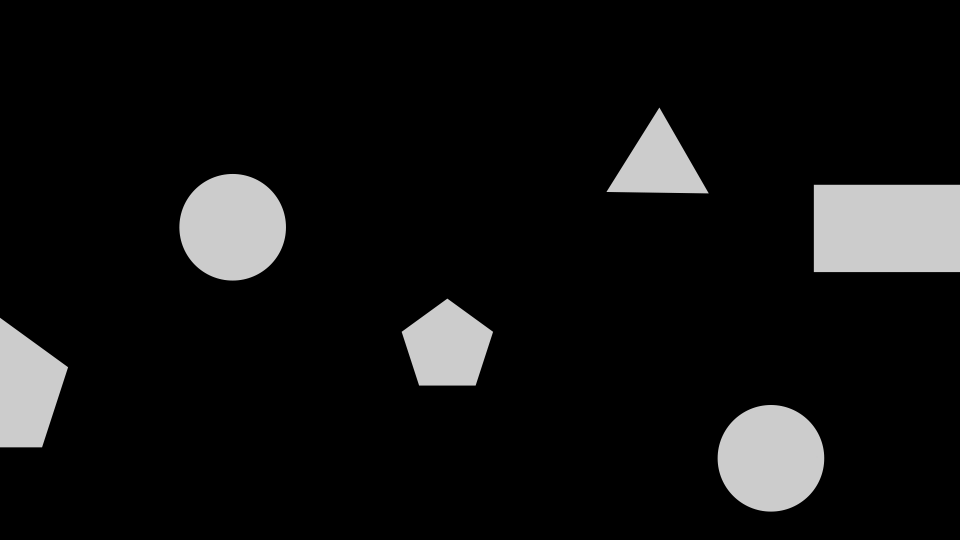
#> input picture frame 90 of test_data/Comp 1.mp4, 1920 x 1080 px (shown at 1/2 size)
$ python shape_detection_video.py
#> lines starting #> are read from the running program, lines starting #| are printed output that depends on the picture; after the words box and inside, x2 and y2 are one past the last pixel; in counts of white or black regions, pixels touching at a corner belong together
#!/usr/bin/env python3
# -*- coding: utf-8 -*-
"""
Computer Vision Project:
    Shape Detection : Video

Created on Sat Apr 22 2023

@author: Jiraorj Thanudchaipuen
"""

import cv2   as cv
import numpy as np

# Define the width and height of the frame
frameWidth  = 640
frameHeight = 480

# Access the default camera (camera 0)
cap = cv.VideoCapture(r"C:\Users\Pennywise\Documents\GitHub\shape-detection\\test_data\Comp 1.mp4")

# Set the frame height and width
cap.set(3, frameHeight)
cap.set(4, frameWidth)


# Empty Function
def empty(x):
    pass


# Detect Shape Function
def getShape(cnt):
    shape = "Unknown"

    # Find number of edges in polygon
    peri   = cv.arcLength(cnt, True)
    approx = cv.approxPolyDP(cnt, 0.04 * peri, True)
    edges  = len(approx)

    if edges == 3:
        shape = "Triangle"
    elif edges == 4:
        # Check if it's a square or rectangle
        x, y, w, h = cv.boundingRect(cnt)
        if abs(w - h) <= 10:
            shape = "Square"
        else:
            shape = "Rectangle"
    elif edges == 5:
        shape  = "Pentagon"
    elif edges == 6:
        shape  = "Hexagon"
    else:
        shape = "Circle"

    return shape


cv.namedWindow("Shape Detection")

cv.createTrackbar("Threshold1", "Shape Detection", 100,  255,   empty)
cv.createTrackbar("Threshold2", "Shape Detection", 200,  255,   empty)
cv.createTrackbar("Area",       "Shape Detection", 2000, 20000, empty)

# Draw Contour Function
def getContours(imgDil, imgContour):
    # Find contours using RETR_EXTERNAL mode and CHAIN_APPROX_SIMPLE method
    contours, _ = cv.findContours(imgDil,
                                  cv.RETR_EXTERNAL,
                                  cv.CHAIN_APPROX_SIMPLE)

    # Loop through all the contours found in the image
    for cnt in contours:
        # Get minimum area from slider
        areaMin = cv.getTrackbarPos("Area", "Shape Detection")
        # Get the area of the contour
        area = cv.contourArea(cnt)

        if area > areaMin:
            # Draw contour
            cv.drawContours(imgContour, cnt, -1, (255, 0, 0), 3)

            # Get shape
            shape = getShape(cnt)
            x, y, w, h = cv.boundingRect(cnt)

            # Draw shapes and name
            cv.rectangle(imgContour,
                         (x, y), (x + w, y + h),
                         (0, 255, 0), 3)
            cv.putText(imgContour, shape,
                       (x + w + 20, y + 45),
                       cv.FONT_HERSHEY_SIMPLEX,
                       0.7, (0, 0, 255), 0)


# Main Loop
while cap.isOpened():
    # Capture frame
    _, img     = cap.read()
#> img is the input picture: shape (1080, 1920, 3); min 0, max 207, mean 18.3
    img        = cv.resize(img, (890, 500))
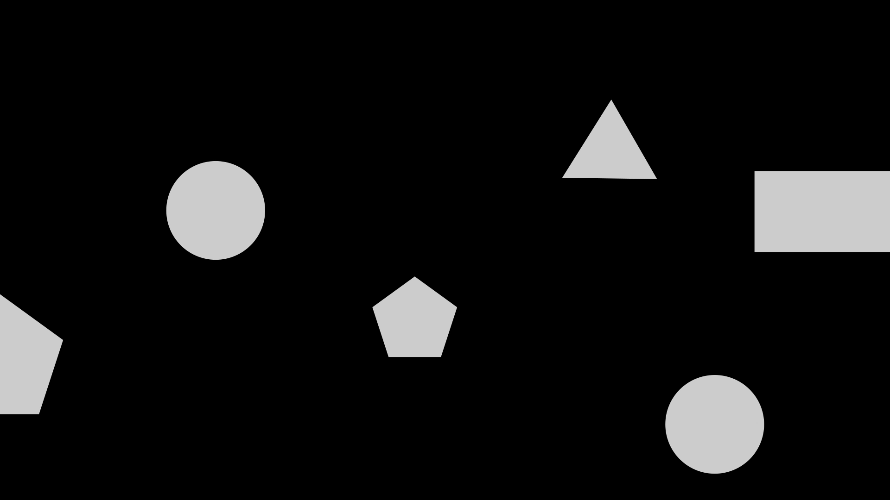
#> img: shape (500, 890, 3); min 0, max 207, mean 18.3
    imgContour = img.copy()

    # Post Processing
    imgBlur = cv.GaussianBlur(img, (7, 7), 1)
    imgGray = cv.cvtColor(imgBlur, cv.COLOR_BGR2GRAY)

    # Get threshold parameters
    t1 = cv.getTrackbarPos("Threshold1", "Shape Detection")
    t2 = cv.getTrackbarPos("Threshold2", "Shape Detection")

    imgCanny = cv.Canny(imgGray, t1, t2)
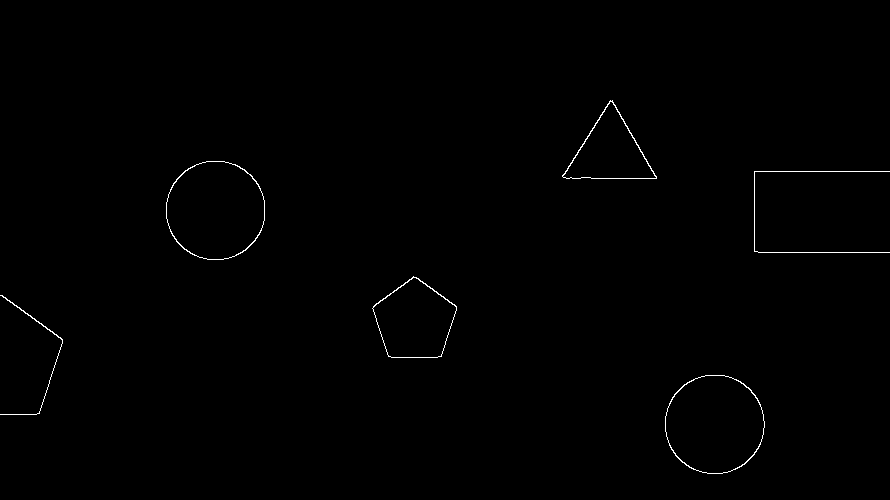
#> imgCanny: shape (500, 890); 0.43% white in thin lines or dots, all inside (x1, y1, x2, y2) = (0, 100, 890, 474)

    # Dilating the binary edge-detected image
    kernel = np.ones((5, 5))
    imgDil = cv.dilate(imgCanny, kernel, iterations = 1)
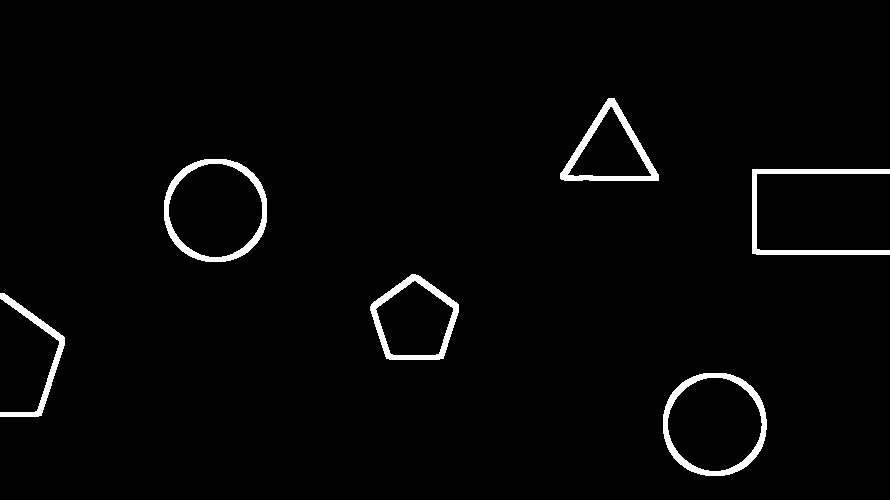
#> imgDil: shape (500, 890); 2.3% white; 6 white regions
    getContours(imgDil, imgContour)
#> in getContours, `contours, _ = cv.findContours(imgDil, cv.RETR_EXTERNAL, cv.CHAIN_APPRO..`: contours = 6 contours; box (x1, y1, x2, y2) and area: (663, 373, 767, 476) 8500, (164, 159, 267, 262) 8488, (370, 274, 459, 360) 5440, (560, 98, 659, 181) 4494, (752, 169, 890, 255) 1405, (0, 293, 65, 417) 1016
#> in getContours, `area = cv.contourArea(cnt)`: area = 8499.5
#> in getShape, `peri   = cv.arcLength(cnt, True)`: peri = 343.8
#> in getShape, `approx = cv.approxPolyDP(cnt, 0.04 * peri, True)`: approx = [[699, 374], [670, 395], [664, 438], [687, 469], [729, 474], [760, 450], [764, 408], [742, 379]]
#> in getShape, `edges  = len(approx)`: edges = 8
#> in getContours, `shape = getShape(cnt)`: shape = 'Circle'
#> in getContours, `x, y, w, h = cv.boundingRect(cnt)`: x = 663; y = 373; w = 104; h = 103
#> in getContours, `cv.rectangle(imgContour, (x, y), (x + w, y + h), (0, 255, 0), 3)`:
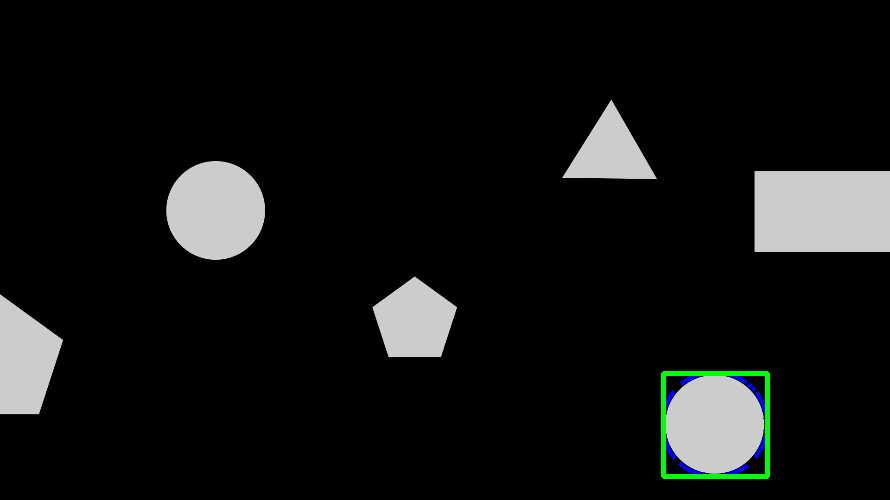
#> imgContour: shape (500, 890, 3); mean B, G, R 18.7, 19.5, 18.3
#> in getContours, `cv.putText(imgContour, shape, (x + w + 20, y + 45), cv.FONT_HERSHEY_SI..`: imgContour: shape (500, 890, 3); 0.03% of pixels changed, all inside (x1, y1, x2, y2) = (789, 403, 846, 419)

    # Output Result

    imgCanny = cv.cvtColor(imgCanny, cv.COLOR_GRAY2RGB)
    imgstack = np.vstack([img, imgCanny])
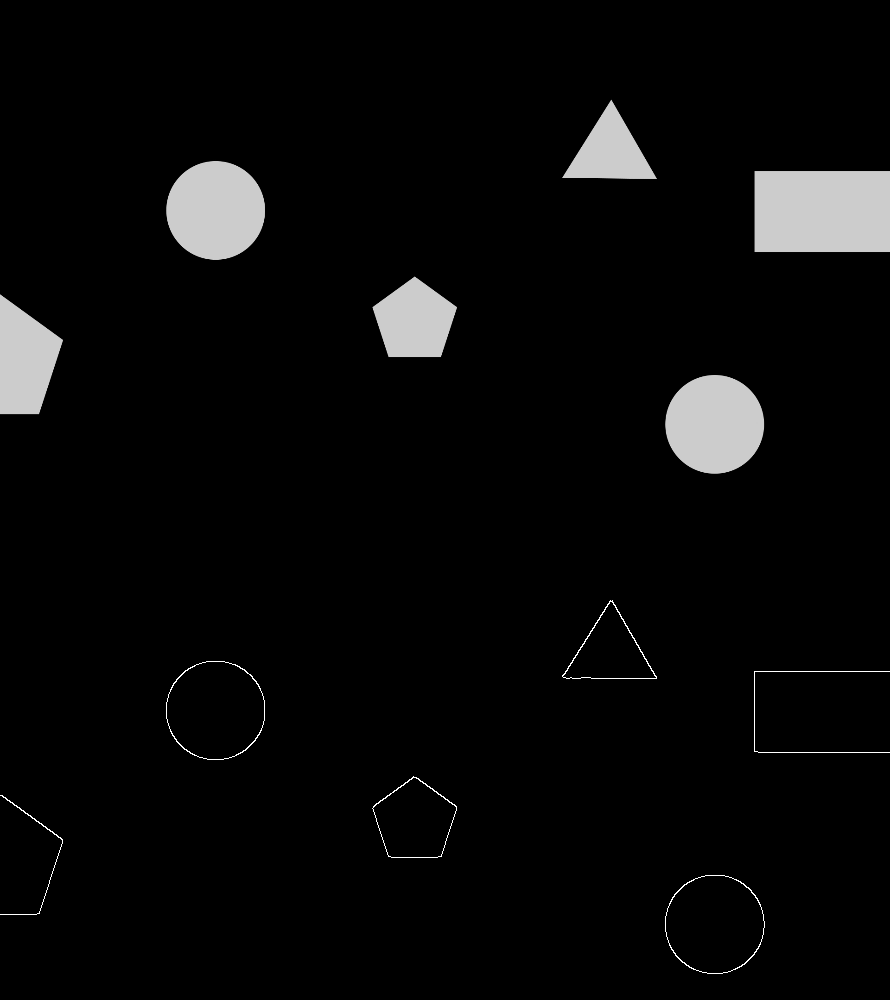
#> imgstack: shape (1000, 890, 3); min 0, max 255, mean 9.7
    cv.imshow("Shape Detection", imgContour)
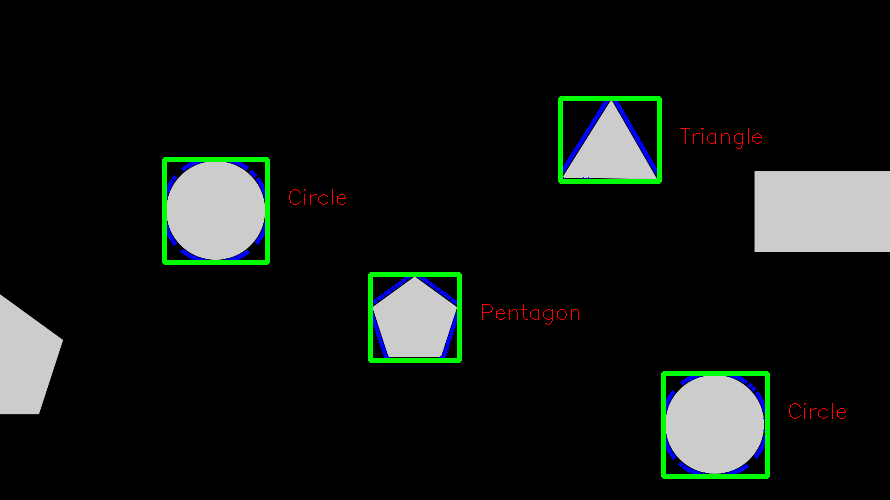
#> window 'Shape Detection': shape (500, 890, 3); mean B, G, R 19.9, 22.7, 18.7

    # Wait for use to press 'q'
    if cv.waitKey(1) & 0xFF == ord('q'):
#> (key q is pressed here)
        break

cap.release()
cv.destroyAllWindows()

$ run again, starting later in the video
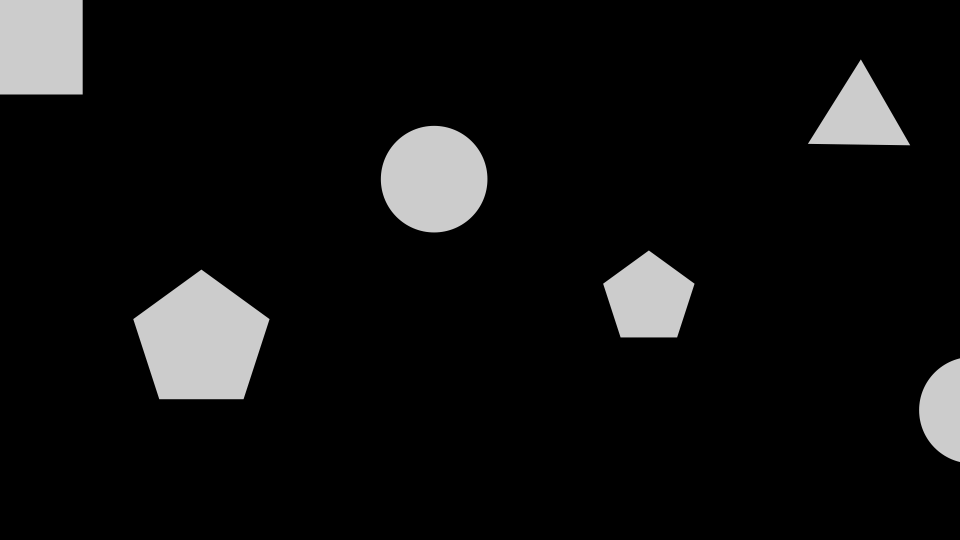
#> input picture frame 405 of test_data/Comp 1.mp4, 1920 x 1080 px (shown at 1/2 size)
#> img is the input picture: shape (1080, 1920, 3); min 0, max 207, mean 16.5
#> img: shape (500, 890, 3)
#> `imgCanny = cv.Canny(imgGray, t1, t2)`:
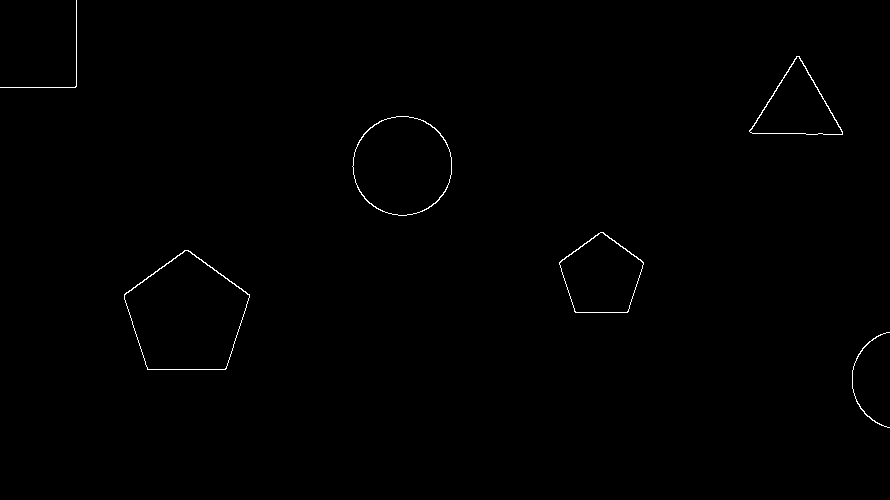
#> imgCanny: shape (500, 890); 0.4% white in thin lines or dots, all inside (x1, y1, x2, y2) = (0, 0, 890, 428)
#> imgDil: shape (500, 890); 2.1% white; 6 white regions
#> contours = 6 contours; box (x1, y1, x2, y2) and area: (122, 248, 252, 372) 11506, (350, 114, 454, 218) 8507, (557, 230, 646, 315) 5421, (747, 54, 845, 137) 4484, (850, 330, 890, 430) 716, (0, 0, 79, 90) 654
#> area = 716
#> `cv.imshow("Shape Detection", imgContour)`:
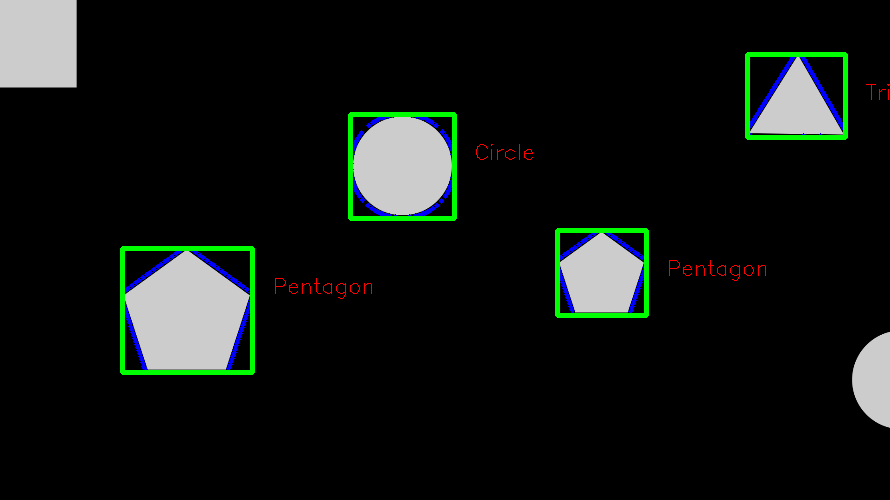
#> window 'Shape Detection': shape (500, 890, 3); mean B, G, R 18.3, 21.1, 16.9

$ run again, starting later in the video
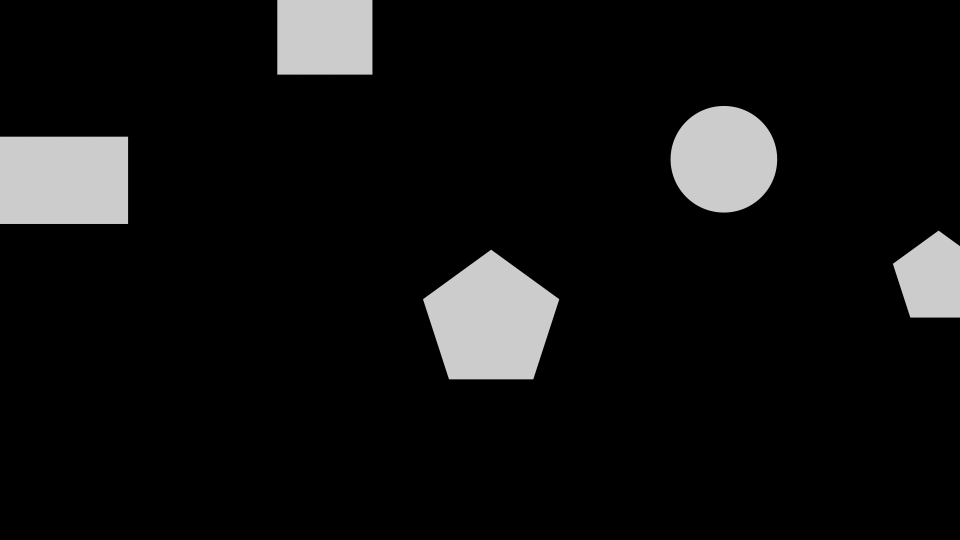
#> input picture frame 720 of test_data/Comp 1.mp4, 1920 x 1080 px (shown at 1/2 size)
#> img is the input picture: shape (1080, 1920, 3); min 0, max 207, mean 17.3
#> img: shape (500, 890, 3)
#> `imgCanny = cv.Canny(imgGray, t1, t2)`:
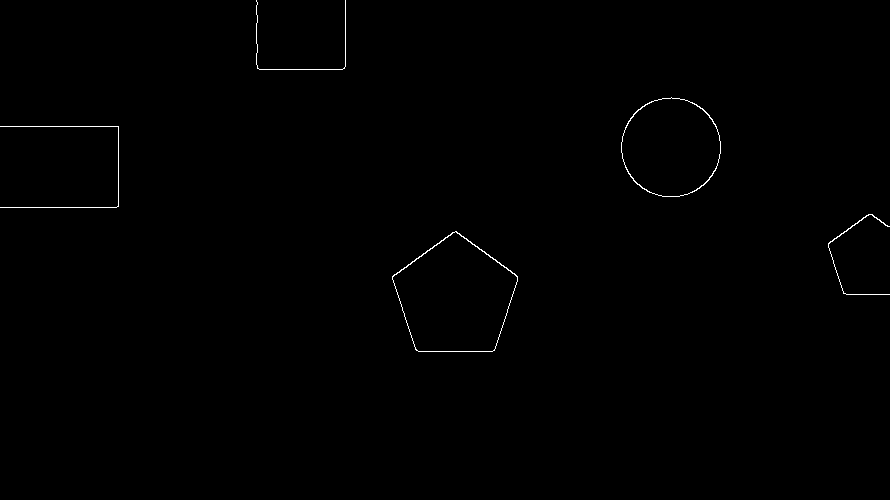
#> imgCanny: shape (500, 890); 0.35% white in thin lines or dots, all inside (x1, y1, x2, y2) = (0, 0, 890, 352)
#> imgDil: shape (500, 890); 1.8% white; 5 white regions
#> contours = 5 contours; box (x1, y1, x2, y2) and area: (390, 229, 520, 354) 11540, (619, 95, 723, 199) 8510, (0, 124, 121, 210) 1269, (254, 0, 348, 72) 932, (826, 212, 890, 297) 896
#> area = 11539.5
#> peri = 424.6
#> approx = [[450, 230], [390, 274], [413, 351], [494, 353], [519, 274]]
#> edges = 5
#> shape = 'Pentagon'
#> x = 390; y = 229; w = 130; h = 125
#> `cv.imshow("Shape Detection", imgContour)`:
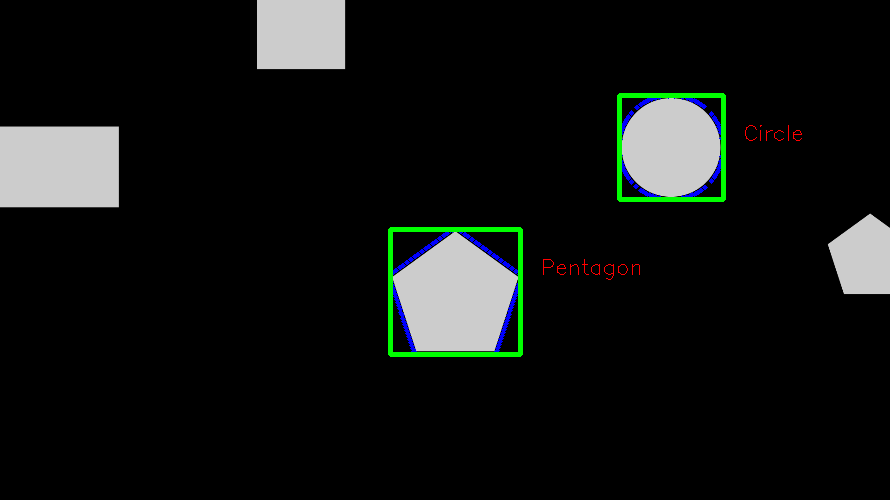
#> window 'Shape Detection': shape (500, 890, 3); mean B, G, R 18.3, 19.9, 17.5
